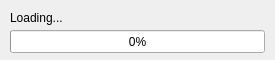
<?xml version="1.0" encoding="UTF-8"?>
<ui version="4.0">
 <class>STACBrowserLoading</class>
 <widget class="QDialog" name="STACBrowserLoading">
  <property name="geometry">
   <rect>
    <x>0</x>
    <y>0</y>
    <width>275</width>
    <height>60</height>
   </rect>
  </property>
  <property name="sizePolicy">
   <sizepolicy hsizetype="Fixed" vsizetype="Fixed">
    <horstretch>0</horstretch>
    <verstretch>0</verstretch>
   </sizepolicy>
  </property>
  <property name="windowTitle">
   <string>STAC Browser</string>
  </property>
  <widget class="QLabel" name="label">
   <property name="geometry">
    <rect>
     <x>10</x>
     <y>10</y>
     <width>100</width>
     <height>16</height>
    </rect>
   </property>
   <property name="text">
    <string>Loading...</string>
   </property>
  </widget>
  <widget class="QProgressBar" name="progressBar">
   <property name="geometry">
    <rect>
     <x>10</x>
     <y>30</y>
     <width>255</width>
     <height>23</height>
    </rect>
   </property>
   <property name="value">
    <number>0</number>
   </property>
  </widget>
 </widget>
 <resources/>
 <connections/>
</ui>
